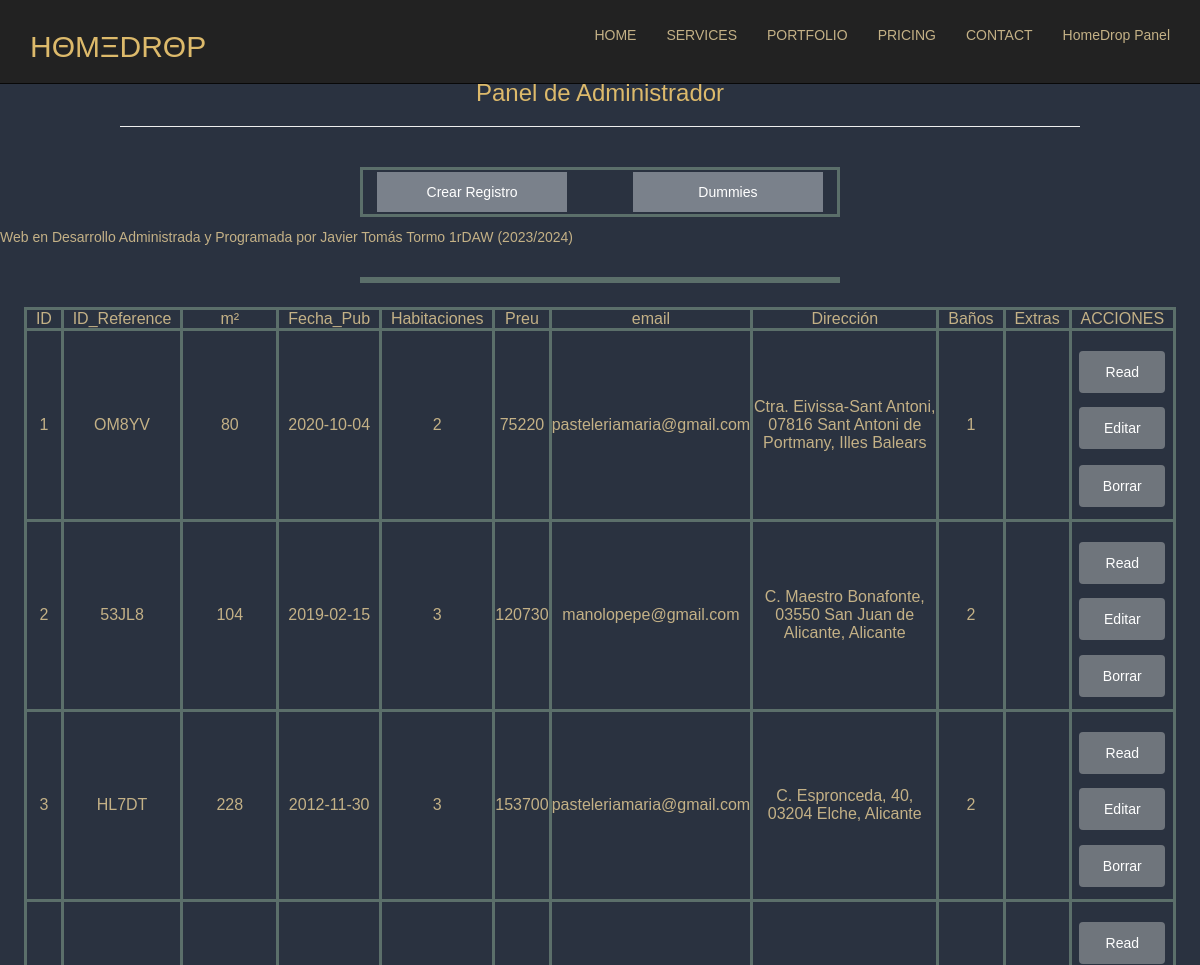
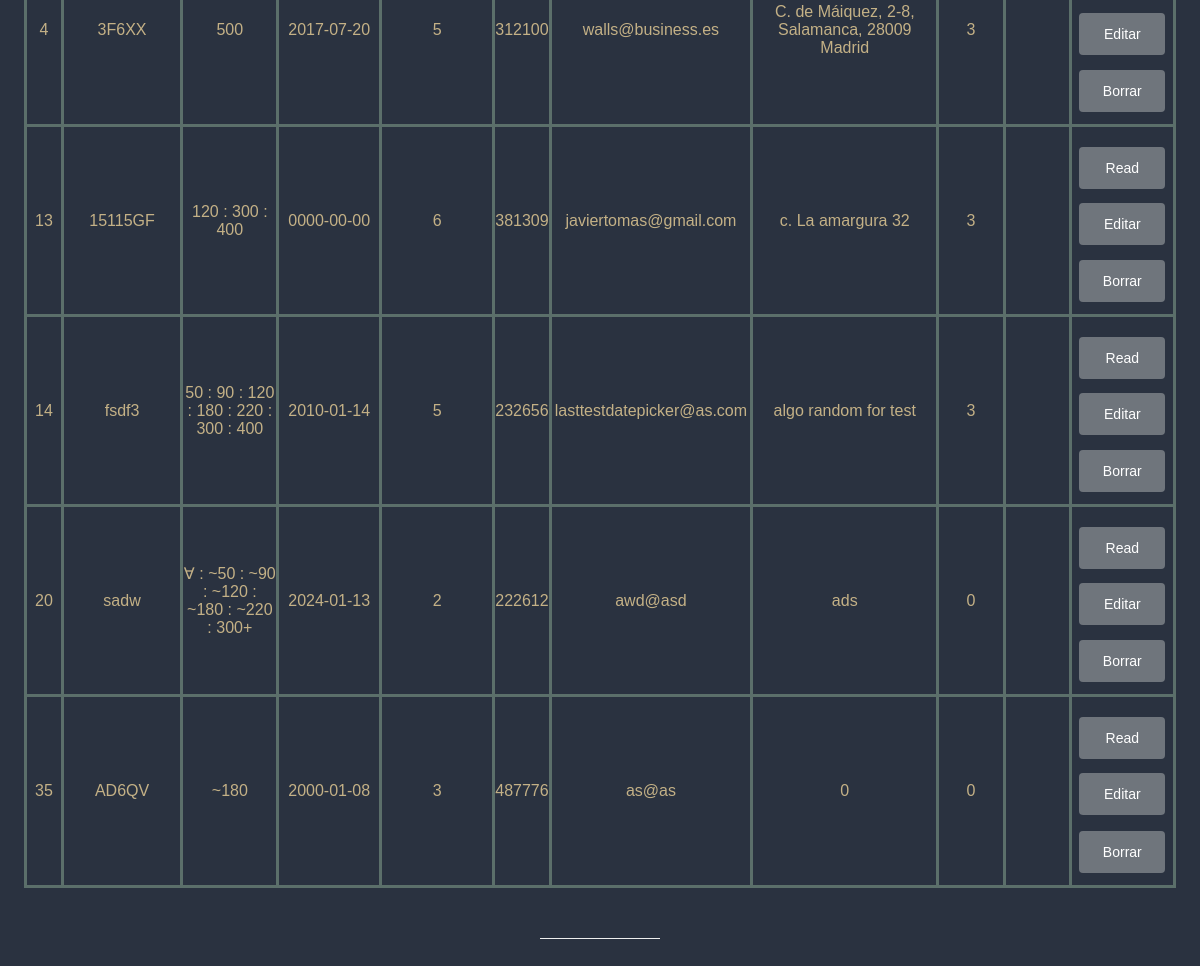
The page / on the database its author committed (2 pictures, top to bottom).
### tables this page shows
CREATE TABLE `tabla_propiedades` (
  `ID` int(11) NOT NULL,
  `ID_Reference` varchar(50) DEFAULT NULL,
  `m²` varchar(50) NOT NULL,
  `Fecha_Pub` date NOT NULL,
  `Habitaciones` int(11) NOT NULL,
  `Preu` int(11) NOT NULL,
  `email` varchar(50) NOT NULL,
  `Direccion` varchar(150) NOT NULL,
  `Baños` int(11) NOT NULL
);

### controller/modeloController.php (called while the page is built, shortened)
<?php
    $path = $_SERVER['DOCUMENT_ROOT'] . '/HomeDropTemplate/HomeDrop/';
    include($path . "model/CRUD.php");
    class modeloController{
        static function index(){
            $producto = new Modelo();
            $dato = $producto->read("tabla_propiedades", "1");
            require_once("view/index.php");
        }
    }
?>

### model/CRUD.php (called while the page is built, shortened)
<?php
    class Modelo{
        private $datos;
        private $db;
        public function __Construct (){
            $this->db = new PDO('mysql:host=localhost;dbname=HomeDrop',"root","");
        }
        public function read ($tabla, $condicion){
            $consul = "select * from ".$tabla." where ".$condicion.";" ;
            $resu = $this->db->query($consul);
                while($filas = $resu->FETCHALL(PDO::FETCH_ASSOC)){
                    $this->datos[]=$filas;
                }
                return $this->datos;
        }
    }
?>

### view/index.php (the view, shortened to what this page needs)
<?php
    require_once("inc/nav.php");
?>
<?php
    require_once("inc/header.php");
?>
<br/>
        <div class="diveand">
            <a href="index.php?m=nuevo" class="btnn">Crear Registro</a>
            <a href="index.php?m=dummies_Homedrop" onclick="return confirm('\nSeguro que quieres cargar los dummies? \n\nSe eliminarán todos los registros actuales!'); false"
                class="btnn">Dummies</a>
        </div>
    <marquee class="Dorado_SubString" loop="infinite" scrollamount="8">Web en Desarrollo Administrada y
        Programada por Javier Tomás Tormo 1rDAW (2023/2024)</marquee>
<br/>
        <div class="diveand">        </div>
        <table class="Dorado_SubString" >
            <tr>
                <td>  ID  </td>
                <td>  ID_Reference  </td>
                <td>  m²  </td>
                <td>  Fecha_Pub  </td>
                <td>  Habitaciones  </td>
                <td>  Preu  </td>
                <td>  email  </td>
                <td>  Dirección  </td>
                <td>  Baños  </td>
                <td>  Extras  </td>
                <td>  ACCIONES  </td>
            </tr>
            <tbody>
                <?php
                    if(!empty($dato)){
                        foreach($dato as $key => $value){
                            foreach ($value as $v):
                ?>
                <tr>
                    <td><?php echo $v['ID'] ?></td>
                    <td><?php echo $v['ID_Reference'] ?></td>
                    <td><?php echo $v['m²'] ?></td>
                    <td><?php echo $v['Fecha_Pub'] ?></td>
                    <td><?php echo $v['Habitaciones'] ?></td>
                    <td><?php echo $v['Preu'] ?></td>
                    <td><?php echo $v['email'] ?></td>
                    <td><?php echo $v['Direccion'] ?></td>
                    <td><?php echo $v['Baños'] ?></td>
                    <td><?php echo $v['extras'] ?></td>
                    <td>
                        <br/>
                        <?php print ("<div class='HomeDropModal' id='".$v['ID']."'><div class='btn'> Read </div></div>");  ?>
                        <div style="margin-bottom: 11%;"><a class="btn" href="index.php?m=editar&id=<?php echo $v['ID']?>">Editar</a></div>
                        <div style="text-align: center;"><a class="btn" href="index.php?m=eliminar&id=<?php echo $v['ID']?>"
                            onclick="return confirm('Seguro que quieres eliminar este registro?'); false">Borrar</a></div>
                    </td>
                </tr>
                <?php
                    endforeach;
                }
                    }else{
                ?>
                    <tr>
                        <td colspan="10">No Hay Registros</td>
                    </tr>
                <?php } ?>
            </tbody>
        </table>
<?php
    require_once("inc/footer.php");
?>

### index.php (shortened to what this page needs)
<?php
    require_once("controller/modeloController.php");
        if(isset($_GET['m'])):
            if(method_exists("modeloController",$_GET['m'])):
                modeloController::{$_GET['m']}();
            endif;
        else:
            modeloController::index();
        endif;
?>

### view/inc/nav.php (shortened to what this page needs)
<div class="navbar navbar-inverse navbar-fixed-top" >
        <div class="container">
            <div class="navbar-header">
                <h2 align="center"> <p class="texto-dorado">H&#920;M&#926;DR&#920;P</p></h2>
            </div>
            <div class="navbar-collapse collapse">
                <ul class="nav navbar-nav navbar-right">
                    <li><a href="../index.php">HOME</a></li>
                    <li><a href="../services.php">SERVICES</a></li>
                    <li><a href="../portfolio.php">PORTFOLIO</a></li>
                    <li><a href="../pricing.php">PRICING</a></li>
                    <li><a href="../contact.php">CONTACT</a></li>
                    <li><a href="../HomeDrop/index.php">HomeDrop Panel</a></li>
                </ul>
            </div>
        </div>
    </div>

### view/inc/header.php (shortened to what this page needs)
<!DOCTYPE html >
<html lang="es">
    <head>
        <link href="view/css/bootstrap.css" rel="stylesheet" />
       <link rel="stylesheet" href="view/css/styleHomeDrop.css">
        <link rel="stylesheet" href="https://cdnjs.cloudflare.com/ajax/libs/font-awesome/5.14.0/css/all.min.css">
        <link rel="stylesheet" href="https://cdnjs.cloudflare.com/ajax/libs/jqueryui/1.11.4/jquery-ui.css" />
        <link href="https://cdnjs.cloudflare.com/ajax/libs/toastr.js/latest/toastr.min.css" rel="stylesheet"/>
    </head>
    <body>
    <div id="header">
        <div>
            <h3 class="texto-dorado" align="center">Panel de Administrador</h3>
            <hr width="80%">
        </div>
    </div>
    <div>

### view/inc/footer.php (shortened to what this page needs)
</div>
		<div id="footer" align="center">
			&nbsp;&nbsp;&nbsp;&nbsp;<a href="#"><hr width="10%"></a>&nbsp;&nbsp;&nbsp;&nbsp;
		</div>
	</body>
</html>

### view/css/styleHomeDrop.css (style rules this page uses)
body { margin: 0; padding: 0; font-family: 'Plus Jakarta Sans', sans-serif; background-color: #2A3240; }
table, tr, td { border: 3px solid rgb(91, 111, 106); text-align: center; margin: 2%; width: auto; }
.diveand { border: 3px solid rgb(91, 111, 106); text-align: center; margin: 0 auto; width: 40%; }
.btn { background: #6f757c; color: white; padding: 10px 15px; display: inline-block; text-decoration: none; margin: 2px; width: 85%; min-width: none; }
.btnn { background: #7A818B; color: white; padding: 10px 20px; display: inline-block; text-decoration: none; margin: 2px; width: 40%; }
.texto-dorado { font-family: 'Plus Jakarta Sans', sans-serif; margin-top: 5%; color: #ddba6b; }
.Dorado_SubString { font-family: 'Plus Jakarta Sans', sans-serif; color: #c4b186; margin-bottom: 10px; min-width: 96%; }
div { margin-bottom: 10px; }
:root { --body-bg-color: hsl(221deg 20% 12%); --checkbox-color-hue: 216; --checkbox-color-saturation: 17; --checkbox-color-lightness: 15; --checkbox-color: hsl( calc(var(--checkbox-color-hue) * 1deg) calc(var(--checkbox-color-saturation) * 1%) calc(var(--checkbox-color-lightness) * 1%) ); --checkbox-color-light: rgba(255 255 255 / 32%); --checkbox-color-dark: rgba(0 0 0 / 45%); --checkbox-border-radius: 19%; --checkbox-width: 23; --checkbox-height: 23; --text-opacity: 0.7; --negative-shadow-offset: 500; --active-shadow-opacity: 0; --icon-opacity: 0; --icon-size: 2; --cubic-bezier: cubic-bezier(0.6, -1.2, 0.2, 2.2); --debug: 0; }
*, *:before, *:after { box-sizing: border-box; outline: calc(var(--debug) * 1px) dashed red; }
.navbar-inverse .navbar-nav > li > a { color: #c4b186; vertical-align: middle; }

### rows shown on the page
tabla_propiedades: ID "1", ID_Reference "OM8YV", m² "80", Fecha_Pub "2020-10-04", Habitaciones "2", Preu "75220", email "pasteleriamaria@gmail.com", Direccion "Ctra. Eivissa-Sant Antoni, 07816 Sant Antoni de Portmany, Illes Balears", Baños "1"
tabla_propiedades: ID "2", ID_Reference "53JL8", m² "104", Fecha_Pub "2019-02-15", Habitaciones "3", Preu "120730", email "manolopepe@gmail.com", Direccion "C. Maestro Bonafonte, 03550 San Juan de Alicante, Alicante", Baños "2"
tabla_propiedades: ID "3", ID_Reference "HL7DT", m² "228", Fecha_Pub "2012-11-30", Habitaciones "3", Preu "153700", email "pasteleriamaria@gmail.com", Direccion "C. Espronceda, 40, 03204 Elche, Alicante", Baños "2"
tabla_propiedades: ID "4", ID_Reference "3F6XX", m² "500", Fecha_Pub "2017-07-20", Habitaciones "5", Preu "312100", email "walls@business.es", Direccion "C. de Máiquez, 2-8, Salamanca, 28009 Madrid", Baños "3"
tabla_propiedades: ID "13", ID_Reference "15115GF", m² "120 : 300 : 400", Fecha_Pub "0000-00-00", Habitaciones "6", Preu "381309", email "javiertomas@gmail.com", Direccion "c. La amargura 32", Baños "3"
tabla_propiedades: ID "14", ID_Reference "fsdf3", m² "50 : 90 : 120 : 180 : 220 : 300 : 400", Fecha_Pub "2010-01-14", Habitaciones "5", Preu "232656", email "lasttestdatepicker@as.com", Direccion "algo random for test", Baños "3"
tabla_propiedades: ID "20", ID_Reference "sadw", m² "∀ : ~50 : ~90 : ~120 : ~180 : ~220 : 300+", Fecha_Pub "2024-01-13", Habitaciones "2", Preu "222612", email "awd@asd", Direccion "ads", Baños "0"
tabla_propiedades: ID "35", ID_Reference "AD6QV", m² "~180", Fecha_Pub "2000-01-08", Habitaciones "3", Preu "487776", email "as@as", Direccion "0", Baños "0"
